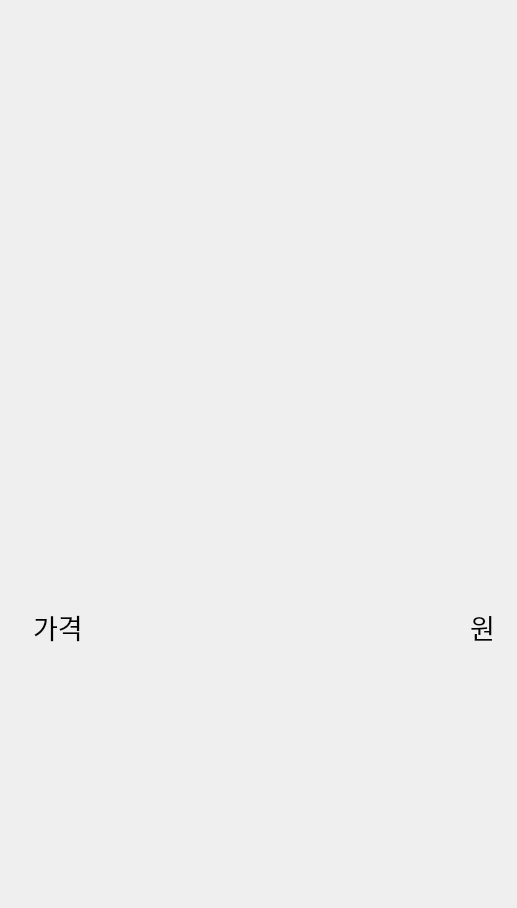
<?xml version="1.0" encoding="UTF-8"?>
<ui version="4.0">
 <class>FormDetail</class>
 <widget class="QWidget" name="FormDetail">
  <property name="geometry">
   <rect>
    <x>0</x>
    <y>0</y>
    <width>517</width>
    <height>908</height>
   </rect>
  </property>
  <property name="sizePolicy">
   <sizepolicy hsizetype="Expanding" vsizetype="Expanding">
    <horstretch>0</horstretch>
    <verstretch>0</verstretch>
   </sizepolicy>
  </property>
  <property name="maximumSize">
   <size>
    <width>16777215</width>
    <height>16777215</height>
   </size>
  </property>
  <property name="contextMenuPolicy">
   <enum>Qt::DefaultContextMenu</enum>
  </property>
  <property name="windowTitle">
   <string>Detail</string>
  </property>
  <layout class="QVBoxLayout" name="verticalLayout" stretch="0">
   <property name="spacing">
    <number>2</number>
   </property>
   <property name="leftMargin">
    <number>2</number>
   </property>
   <property name="topMargin">
    <number>2</number>
   </property>
   <property name="rightMargin">
    <number>2</number>
   </property>
   <property name="bottomMargin">
    <number>2</number>
   </property>
   <item>
    <widget class="QWidget" name="widget" native="true">
     <layout class="QVBoxLayout" name="verticalLayout_2">
      <property name="spacing">
       <number>2</number>
      </property>
      <property name="leftMargin">
       <number>2</number>
      </property>
      <property name="topMargin">
       <number>2</number>
      </property>
      <property name="rightMargin">
       <number>2</number>
      </property>
      <property name="bottomMargin">
       <number>2</number>
      </property>
      <item>
       <widget class="QWidget" name="widget_top" native="true">
        <property name="maximumSize">
         <size>
          <width>540</width>
          <height>70</height>
         </size>
        </property>
        <layout class="QHBoxLayout" name="horizontalLayout_2">
         <property name="leftMargin">
          <number>0</number>
         </property>
         <property name="rightMargin">
          <number>0</number>
         </property>
         <item>
          <widget class="QPushButton" name="button_back">
           <property name="minimumSize">
            <size>
             <width>70</width>
             <height>50</height>
            </size>
           </property>
           <property name="maximumSize">
            <size>
             <width>70</width>
             <height>50</height>
            </size>
           </property>
           <property name="text">
            <string/>
           </property>
           <property name="icon">
            <iconset>
             <normaloff>../../kiosk/back.png</normaloff>../../kiosk/back.png</iconset>
           </property>
           <property name="iconSize">
            <size>
             <width>69</width>
             <height>49</height>
            </size>
           </property>
           <property name="flat">
            <bool>true</bool>
           </property>
          </widget>
         </item>
         <item>
          <spacer name="horizontalSpacer">
           <property name="orientation">
            <enum>Qt::Horizontal</enum>
           </property>
           <property name="sizeType">
            <enum>QSizePolicy::Maximum</enum>
           </property>
           <property name="sizeHint" stdset="0">
            <size>
             <width>350</width>
             <height>10</height>
            </size>
           </property>
          </spacer>
         </item>
         <item>
          <widget class="QPushButton" name="button_cart">
           <property name="minimumSize">
            <size>
             <width>70</width>
             <height>50</height>
            </size>
           </property>
           <property name="maximumSize">
            <size>
             <width>70</width>
             <height>50</height>
            </size>
           </property>
           <property name="text">
            <string/>
           </property>
           <property name="icon">
            <iconset>
             <normaloff>../../kiosk/cart_icon.png</normaloff>../../kiosk/cart_icon.png</iconset>
           </property>
           <property name="iconSize">
            <size>
             <width>70</width>
             <height>50</height>
            </size>
           </property>
           <property name="flat">
            <bool>true</bool>
           </property>
          </widget>
         </item>
        </layout>
       </widget>
      </item>
      <item>
       <widget class="QWidget" name="widget_scroll" native="true">
        <property name="maximumSize">
         <size>
          <width>16777215</width>
          <height>750</height>
         </size>
        </property>
        <layout class="QVBoxLayout" name="verticalLayout_3">
         <property name="spacing">
          <number>0</number>
         </property>
         <property name="leftMargin">
          <number>2</number>
         </property>
         <property name="topMargin">
          <number>2</number>
         </property>
         <property name="rightMargin">
          <number>2</number>
         </property>
         <property name="bottomMargin">
          <number>2</number>
         </property>
         <item>
          <widget class="QScrollArea" name="scrollArea">
           <property name="maximumSize">
            <size>
             <width>540</width>
             <height>16777215</height>
            </size>
           </property>
           <property name="frameShape">
            <enum>QFrame::NoFrame</enum>
           </property>
           <property name="verticalScrollBarPolicy">
            <enum>Qt::ScrollBarAsNeeded</enum>
           </property>
           <property name="horizontalScrollBarPolicy">
            <enum>Qt::ScrollBarAlwaysOff</enum>
           </property>
           <property name="widgetResizable">
            <bool>true</bool>
           </property>
           <widget class="QWidget" name="scrollAreaWidgetContents">
            <property name="geometry">
             <rect>
              <x>0</x>
              <y>0</y>
              <width>516</width>
              <height>724</height>
             </rect>
            </property>
            <layout class="QVBoxLayout" name="verticalLayout_6">
             <item>
              <widget class="QWidget" name="widget_img" native="true">
               <property name="minimumSize">
                <size>
                 <width>0</width>
                 <height>0</height>
                </size>
               </property>
               <property name="maximumSize">
                <size>
                 <width>515</width>
                 <height>230</height>
                </size>
               </property>
               <layout class="QVBoxLayout" name="verticalLayout_7">
                <property name="spacing">
                 <number>0</number>
                </property>
                <property name="leftMargin">
                 <number>0</number>
                </property>
                <property name="topMargin">
                 <number>0</number>
                </property>
                <property name="rightMargin">
                 <number>0</number>
                </property>
                <property name="bottomMargin">
                 <number>0</number>
                </property>
                <item>
                 <widget class="QLabel" name="label_img">
                  <property name="text">
                   <string/>
                  </property>
                  <property name="scaledContents">
                   <bool>true</bool>
                  </property>
                  <property name="alignment">
                   <set>Qt::AlignCenter</set>
                  </property>
                 </widget>
                </item>
               </layout>
              </widget>
             </item>
             <item>
              <widget class="QWidget" name="widget_middle" native="true">
               <layout class="QVBoxLayout" name="verticalLayout_5">
                <item>
                 <widget class="QWidget" name="widget_name" native="true">
                  <property name="minimumSize">
                   <size>
                    <width>480</width>
                    <height>0</height>
                   </size>
                  </property>
                  <property name="maximumSize">
                   <size>
                    <width>480</width>
                    <height>16777215</height>
                   </size>
                  </property>
                  <layout class="QHBoxLayout" name="horizontalLayout_3">
                   <property name="spacing">
                    <number>6</number>
                   </property>
                   <property name="topMargin">
                    <number>0</number>
                   </property>
                   <property name="bottomMargin">
                    <number>20</number>
                   </property>
                   <item>
                    <widget class="QLabel" name="label_name">
                     <property name="font">
                      <font>
                       <family>맑은 고딕</family>
                       <pointsize>20</pointsize>
                      </font>
                     </property>
                     <property name="text">
                      <string/>
                     </property>
                    </widget>
                   </item>
                   <item>
                    <spacer name="horizontalSpacer_2">
                     <property name="orientation">
                      <enum>Qt::Horizontal</enum>
                     </property>
                     <property name="sizeHint" stdset="0">
                      <size>
                       <width>453</width>
                       <height>20</height>
                      </size>
                     </property>
                    </spacer>
                   </item>
                  </layout>
                 </widget>
                </item>
                <item>
                 <widget class="QWidget" name="widget_expln" native="true">
                  <property name="maximumSize">
                   <size>
                    <width>500</width>
                    <height>110</height>
                   </size>
                  </property>
                  <layout class="QVBoxLayout" name="verticalLayout_4">
                   <property name="leftMargin">
                    <number>0</number>
                   </property>
                   <property name="topMargin">
                    <number>0</number>
                   </property>
                   <property name="rightMargin">
                    <number>15</number>
                   </property>
                   <property name="bottomMargin">
                    <number>20</number>
                   </property>
                   <item>
                    <widget class="QLabel" name="label_expln">
                     <property name="text">
                      <string/>
                     </property>
                     <property name="scaledContents">
                      <bool>true</bool>
                     </property>
                     <property name="alignment">
                      <set>Qt::AlignLeading|Qt::AlignLeft|Qt::AlignTop</set>
                     </property>
                    </widget>
                   </item>
                  </layout>
                 </widget>
                </item>
                <item>
                 <widget class="QWidget" name="widget_price" native="true">
                  <layout class="QHBoxLayout" name="horizontalLayout_4">
                   <item>
                    <widget class="QLabel" name="label_price1">
                     <property name="font">
                      <font>
                       <family>맑은 고딕</family>
                       <pointsize>20</pointsize>
                       <weight>50</weight>
                       <bold>false</bold>
                      </font>
                     </property>
                     <property name="text">
                      <string>가격</string>
                     </property>
                    </widget>
                   </item>
                   <item>
                    <spacer name="horizontalSpacer_3">
                     <property name="orientation">
                      <enum>Qt::Horizontal</enum>
                     </property>
                     <property name="sizeHint" stdset="0">
                      <size>
                       <width>370</width>
                       <height>20</height>
                      </size>
                     </property>
                    </spacer>
                   </item>
                   <item>
                    <widget class="QLabel" name="label_price3">
                     <property name="font">
                      <font>
                       <family>맑은 고딕</family>
                       <pointsize>20</pointsize>
                      </font>
                     </property>
                     <property name="text">
                      <string/>
                     </property>
                    </widget>
                   </item>
                   <item>
                    <widget class="QLabel" name="label_price2">
                     <property name="font">
                      <font>
                       <family>맑은 고딕</family>
                       <pointsize>20</pointsize>
                      </font>
                     </property>
                     <property name="text">
                      <string>원</string>
                     </property>
                    </widget>
                   </item>
                  </layout>
                 </widget>
                </item>
                <item>
                 <widget class="QWidget" name="widget_option" native="true">
                  <layout class="QVBoxLayout" name="verticalLayout_8"/>
                 </widget>
                </item>
               </layout>
              </widget>
             </item>
            </layout>
           </widget>
          </widget>
         </item>
        </layout>
       </widget>
      </item>
      <item>
       <widget class="QWidget" name="widget_bottom" native="true">
        <property name="maximumSize">
         <size>
          <width>16777215</width>
          <height>100</height>
         </size>
        </property>
        <layout class="QHBoxLayout" name="horizontalLayout">
         <item>
          <widget class="QLabel" name="label_min">
           <property name="maximumSize">
            <size>
             <width>145</width>
             <height>70</height>
            </size>
           </property>
           <property name="text">
            <string/>
           </property>
           <property name="pixmap">
            <pixmap>../../kiosk/min.jpg</pixmap>
           </property>
           <property name="scaledContents">
            <bool>true</bool>
           </property>
           <property name="margin">
            <number>0</number>
           </property>
          </widget>
         </item>
         <item>
          <widget class="QLabel" name="label_total">
           <property name="maximumSize">
            <size>
             <width>330</width>
             <height>16777215</height>
            </size>
           </property>
           <property name="pixmap">
            <pixmap>../../kiosk/total.jpg</pixmap>
           </property>
           <property name="scaledContents">
            <bool>true</bool>
           </property>
           <property name="alignment">
            <set>Qt::AlignCenter</set>
           </property>
          </widget>
         </item>
        </layout>
       </widget>
      </item>
     </layout>
    </widget>
   </item>
  </layout>
 </widget>
 <resources/>
 <connections/>
</ui>
